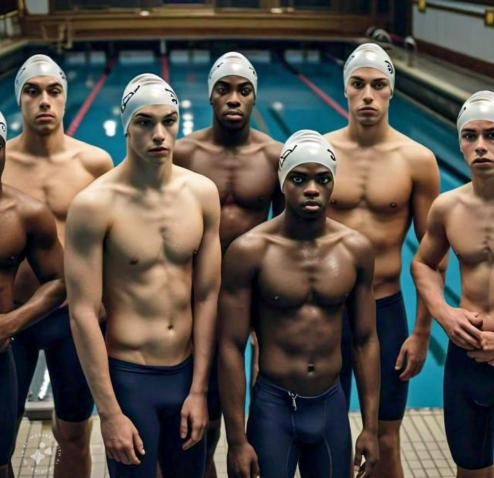
#> input picture image.jpg, 988 x 956 px (shown at 1/2 size)
$ python Image_to_text.py
#> lines starting #> are read from the running program, lines starting #| are printed output that depends on the picture
from PIL import Image

def asciiConvert(image, type, saveas, scale):
#> called with image = 'image.jpg', type = 'jpg', saveas = 'text.txt', scale = 2
    scale = int(scale)

    # Open and resize the image
    img = Image.open(image)
#> img is the input picture: PIL image 988x956 RGB; mean R, G, B 87.7, 80.7, 73
    w, h = img.size
#> w = 988; h = 956
    img = img.resize((w // scale, h // scale))
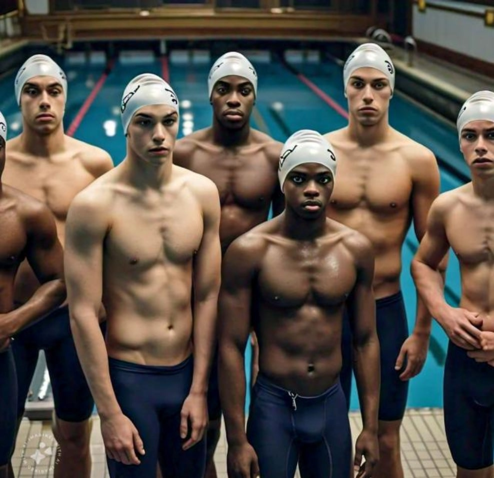
#> img: PIL image 494x478 RGB; mean R, G, B 87.7, 80.7, 73
    w, h = img.size  # Update dimensions after resizing
#> w = 494; h = 478

    # Convert to grayscale for easier brightness comparison
    img = img.convert("L")
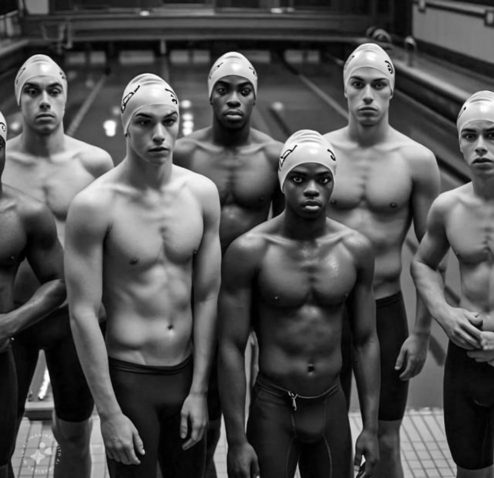
#> img: PIL image 494x478 L; min 0, max 255, mean 81.9
    pix = img.load()

    # Define ASCII characters for different brightness levels
    chars = ["#", "X", "%", "&", "*", "+", "/", "(", "'", " "]

    # Create ASCII grid
    grid = []
    for y in range(h):
        row = []
        for x in range(w):
            brightness = pix[x, y]
            index = min(brightness // 25, len(chars) - 1)  # Ensure index is within bounds
            row.append(chars[index])
        grid.append("".join(row))
#> after the loop, grid = 478 items

    # Write ASCII art to file
    with open(saveas, "w") as art:
        for row in grid:
            art.write(row + "\n")

if __name__ == '__main__':
    asciiConvert("image.jpg", "jpg", "text.txt", 2)
